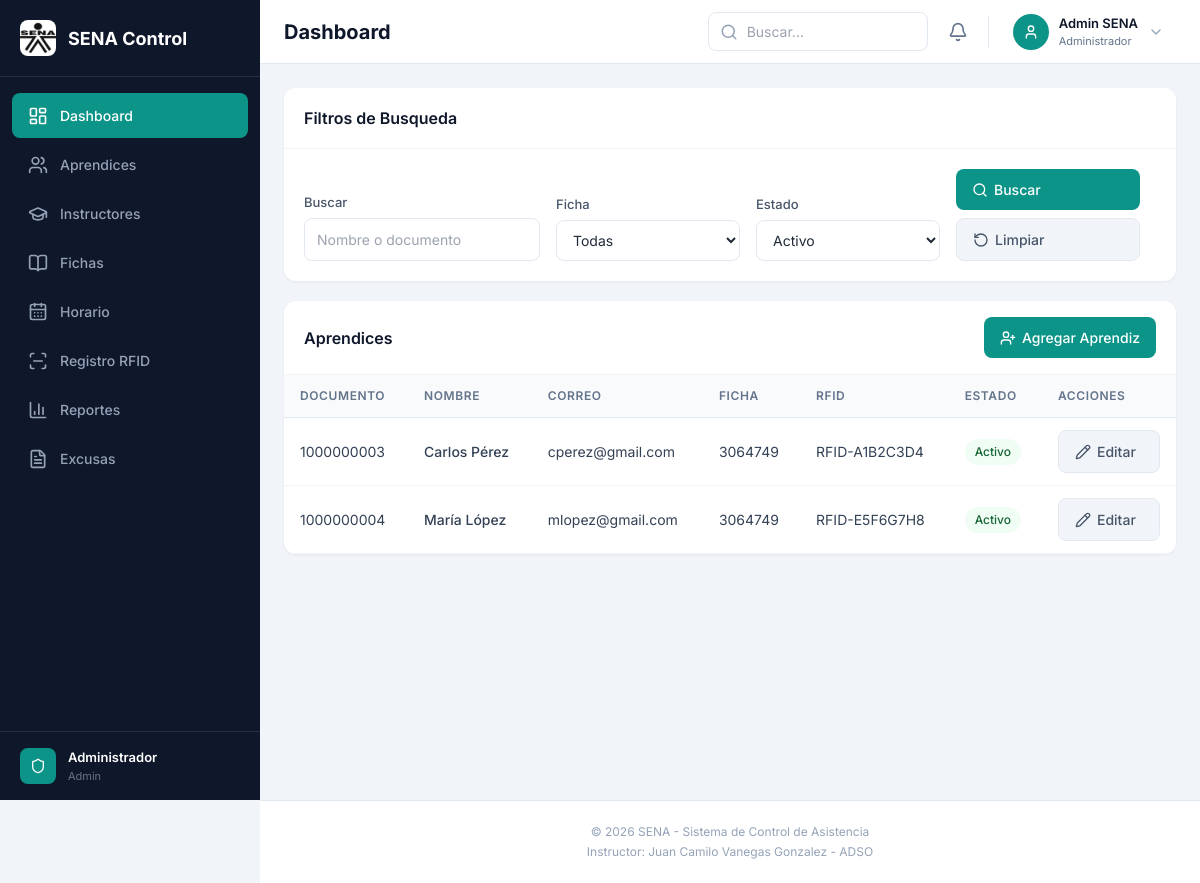
Page /views/admin_aprendices.php (signed in) on the earlier database version.
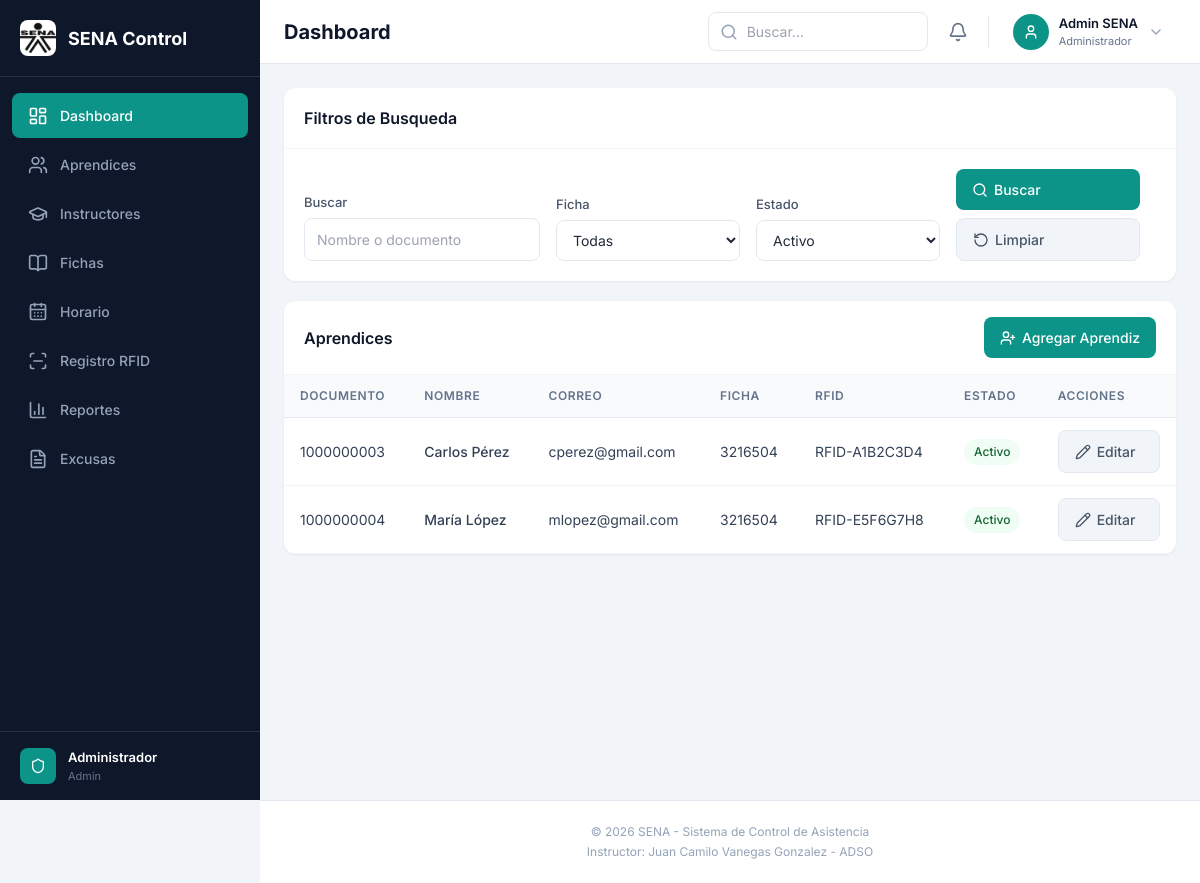
Same page on the later database version.
### tables this page shows
CREATE TABLE IF NOT EXISTS `usuario_has_ficha` (
  `id_aprendiz_ficha` INT NOT NULL AUTO_INCREMENT,
  `id_aprendiz` INT NOT NULL,
  `id_ficha` INT NOT NULL,
  PRIMARY KEY (`id_aprendiz_ficha`),
  INDEX `fk_usuario_has_ficha_ficha1_idx` (`id_ficha` ASC),
  UNIQUE INDEX `id_aprendiz_UNIQUE` (`id_aprendiz` ASC),
  CONSTRAINT `fk_usuario_has_ficha_usuario1`
    FOREIGN KEY (`id_aprendiz`)
    REFERENCES `usuario` (`id_usuario`)
    ON DELETE NO ACTION
    ON UPDATE NO ACTION,
  CONSTRAINT `fk_usuario_has_ficha_ficha1`
    FOREIGN KEY (`id_ficha`)
    REFERENCES `ficha` (`id_ficha`)
    ON DELETE NO ACTION
    ON UPDATE NO ACTION);

CREATE TABLE IF NOT EXISTS `usuario` (
  `id_usuario` INT NOT NULL AUTO_INCREMENT,
  `numero_documento` VARCHAR(20) NOT NULL,
  `nombre` VARCHAR(45) NOT NULL,
  `apellido` VARCHAR(45) NOT NULL,
  `correo` VARCHAR(100) NULL,
  `password` VARCHAR(255) NOT NULL,
  `rfid_uid` VARCHAR(45) NULL,
  `id_rol` INT NOT NULL,
  `estado` ENUM('Activo', 'Inactivo') NULL DEFAULT 'Activo',
  PRIMARY KEY (`id_usuario`),
  UNIQUE INDEX `numero_documento_UNIQUE` (`numero_documento` ASC),
  UNIQUE INDEX `rfid_uid_UNIQUE` (`rfid_uid` ASC),
  INDEX `fk_usuario_roles_idx` (`id_rol` ASC),
  CONSTRAINT `fk_usuario_roles`
    FOREIGN KEY (`id_rol`)
    REFERENCES `roles` (`id_rol`)
    ON DELETE NO ACTION
    ON UPDATE NO ACTION);

CREATE TABLE IF NOT EXISTS `ficha` (
  `id_ficha` INT NOT NULL AUTO_INCREMENT,
  `codigo_ficha` VARCHAR(20) NOT NULL,
  `nombre_programa` VARCHAR(100) NOT NULL,
  `hora_entrada` TIME NOT NULL,
  `hora_salida` TIME NOT NULL,
  `id_instructor_encargado` INT NOT NULL,
  PRIMARY KEY (`id_ficha`),
  UNIQUE INDEX `codigo_ficha_UNIQUE` (`codigo_ficha` ASC),
  INDEX `fk_ficha_usuario1_idx` (`id_instructor_encargado` ASC),
  CONSTRAINT `fk_ficha_usuario1`
    FOREIGN KEY (`id_instructor_encargado`)
    REFERENCES `usuario` (`id_usuario`)
    ON DELETE NO ACTION
    ON UPDATE NO ACTION);

### views/admin_aprendices.php (the view, shortened to what this page needs)
<?php
$db = new Database();
$conn = $db->getConnection();
$sql = "SELECT u.id_usuario AS id, u.numero_documento AS documento, CONCAT(u.nombre, ' ', u.apellido) AS nombre, u.correo,
    f.codigo_ficha AS ficha, uf.id_ficha AS id_ficha, u.rfid_uid AS rfid, u.estado
    FROM usuario u
    LEFT JOIN usuario_has_ficha uf ON uf.id_aprendiz = u.id_usuario
    LEFT JOIN ficha f ON f.id_ficha = uf.id_ficha
    WHERE u.id_rol = 3";
$sql .= " ORDER BY u.nombre";
$stmt = $conn->query($sql);
$lista_aprendices = $stmt->fetchAll();
?>
<!DOCTYPE html>
<html lang="es">
<head>
    <?php include 'components/header.php'; ?>
</head>
<body>
    <?php include 'components/sidebar.php'; ?>
    <?php include 'components/navbar.php'; ?>
    <main class="main-content">
        <div class="dashboard-card" style="margin-bottom: 20px;">
            <div class="card-header">
                <h2 class="card-title">Filtros de Busqueda</h2>
            </div>
            <div class="card-body">
                <form method="GET" action="admin_aprendices.php">
                    <div class="filter-grid">
                        <div class="filter-group">
                            <label class="filter-label">Buscar</label>
                            <input type="text" name="buscar" class="filter-input" placeholder="Nombre o documento">
                        </div>
                        <div class="filter-group">
                            <label class="filter-label">Ficha</label>
                            <select name="ficha" class="filter-input">
                                <option value="">Todas</option>
                            </select>
                        </div>
                        <div class="filter-group">
                            <label class="filter-label">Estado</label>
                            <select name="estado" class="filter-input">
                                <option value="Activo">Activo</option>
                            </select>
                        </div>
                        <div class="filter-group filter-actions">
                            <button type="submit" class="btn-filter-primary">
                                <i data-lucide="search" class="w-4 h-4"></i>
                                Buscar
                            </button>
                            <a href="admin_aprendices.php" class="btn-filter-secondary">
                                <i data-lucide="rotate-ccw" class="w-4 h-4"></i>
                                Limpiar
                            </a>
                        </div>
                    </div>
                </form>
            </div>
        </div>
        <div class="dashboard-card">
            <div class="card-header">
                <h2 class="card-title">Aprendices</h2>
                <a href="#" class="btn-filter-primary" style="text-decoration:none;" onclick="return abrirFormAgregar();">
                    <i data-lucide="user-plus" class="w-4 h-4"></i>
                    Agregar Aprendiz
                </a>
            </div>
            <div class="card-body" style="padding: 0;">
                <table class="data-table">
                    <thead>
                        <tr>
                            <th>Documento</th>
                            <th>Nombre</th>
                            <th>Correo</th>
                            <th>Ficha</th>
                            <th>RFID</th>
                            <th>Estado</th>
                            <th>Acciones</th>
                        </tr>
                    </thead>
                    <tbody>
                        <?php if (!empty($lista_aprendices)): ?>
                            <?php foreach ($lista_aprendices as $aprendiz): ?>
                                <tr>
                                    <td><?php echo $aprendiz['documento']; ?></td>
                                    <td class="font-medium"><?php echo $aprendiz['nombre']; ?></td>
                                    <td><?php echo $aprendiz['correo']; ?></td>
                                    <td><?php echo $aprendiz['ficha']; ?></td>
                                    <td><?php echo $aprendiz['rfid'] ?? '--'; ?></td>
                                    <td><span class="badge-status <?php echo $aprendiz['estado'] == 'Activo' ? 'badge-normal' : 'badge-inasistencia'; ?>"><?php echo $aprendiz['estado']; ?></span></td>
                                    <td>
                                        <a href="admin_aprendices.php?editar=<?php echo $aprendiz['id']; ?>" class="btn-filter-secondary" style="text-decoration:none;">
                                            <i data-lucide="pencil" class="w-4 h-4"></i>
                                            Editar
                                        </a>
                                    </td>
                                </tr>
                            <?php endforeach; ?>
                        <?php else: ?>
                            <tr>
                                <td colspan="7" class="text-center py-8 text-slate-400">No hay aprendices registrados</td>
                            </tr>
                        <?php endif; ?>
                    </tbody>
                </table>
            </div>
        </div>
    </main>
    <?php include 'components/footer.php'; ?>
</body>
</html>

### views/components/header.php (shortened to what this page needs)
<script src="https://cdn.tailwindcss.com"></script>
<link href="https://cdn.jsdelivr.net/npm/daisyui@4/dist/full.min.css" rel="stylesheet">
<link rel="stylesheet" href="../public/css/dashboard.css">
<link rel="stylesheet" href="../public/css/toast.css">

### views/components/sidebar.php (shortened to what this page needs)
<aside id="sidebar" class="sidebar">
    <div class="sidebar-header">
        <div class="sidebar-logo">
            <img src="../public/img/logo_sena.jpg" alt="Logo SENA" class="sidebar-logo-img">
            <span class="sidebar-title">SENA Control</span>
        </div>
    </div>
    <nav class="sidebar-nav">
        <a href="admin_dashboard.php" class="sidebar-link active">
            <i data-lucide="layout-dashboard" class="w-5 h-5"></i>
            <span>Dashboard</span>
        </a>
        <a href="admin_aprendices.php" class="sidebar-link">
            <i data-lucide="users" class="w-5 h-5"></i>
            <span>Aprendices</span>
        </a>
        <a href="admin_instructores.php" class="sidebar-link">
            <i data-lucide="graduation-cap" class="w-5 h-5"></i>
            <span>Instructores</span>
        </a>
        <a href="admin_fichas.php" class="sidebar-link">
            <i data-lucide="book-open" class="w-5 h-5"></i>
            <span>Fichas</span>
        </a>
        <a href="horario.php" class="sidebar-link">
            <i data-lucide="calendar-days" class="w-5 h-5"></i>
            <span>Horario</span>
        </a>
        <a href="rfid.php" class="sidebar-link">
            <i data-lucide="scan-line" class="w-5 h-5"></i>
            <span>Registro RFID</span>
        </a>
        <a href="reportes.php" class="sidebar-link">
            <i data-lucide="bar-chart-3" class="w-5 h-5"></i>
            <span>Reportes</span>
        </a>
        <a href="admin_excusas.php" class="sidebar-link">
            <i data-lucide="file-text" class="w-5 h-5"></i>
            <span>Excusas</span>
        </a>
    </nav>
    <div class="sidebar-footer">
        <div class="sidebar-user">
            <div class="sidebar-avatar">
                <i data-lucide="shield" class="w-4 h-4"></i>
            </div>
            <div class="sidebar-user-info">
                <span class="sidebar-user-name">Administrador</span>
                <span class="sidebar-user-role">Admin</span>
            </div>
        </div>
    </div>
</aside>

### views/components/navbar.php (shortened to what this page needs)
<header class="navbar-top">
    <div class="navbar-left">
        <h1 class="navbar-title" id="pageTitle">Dashboard</h1>
    </div>
    <div class="navbar-right">
        <div class="navbar-search">
            <input type="text" placeholder="Buscar..." class="navbar-search-input">
        </div>
        <div class="notif-menu">
            <button class="navbar-icon-btn" id="notificationsBtn">
                <i data-lucide="bell" class="w-5 h-5"></i>
            </button>
        </div>
        <div class="user-menu">
            <div class="navbar-user" id="userMenuBtn">
                <div class="navbar-avatar">
                    <i data-lucide="user" class="w-4 h-4"></i>
                </div>
                <div class="navbar-user-info">
                    <span class="navbar-user-name">Admin SENA</span>
                    <span class="navbar-user-role">Administrador</span>
                </div>
                <i data-lucide="chevron-down" id="userMenuArrow" class="w-4 h-4 navbar-user-arrow"></i>
            </div>
        </div>
</header>

### views/components/footer.php (shortened to what this page needs)
<footer class="dashboard-footer">
    <p>&copy; 2026 SENA - Sistema de Control de Asistencia</p>
    <p>Instructor: Juan Camilo Vanegas Gonzalez - ADSO</p>
</footer>

Differences in the rows shown:
changed through a linked row, usuario_has_ficha "cperez@gmail.com": id_ficha.codigo_ficha "3064749" → "3216504"
changed through a linked row, usuario_has_ficha "mlopez@gmail.com": id_ficha.codigo_ficha "3064749" → "3216504"
